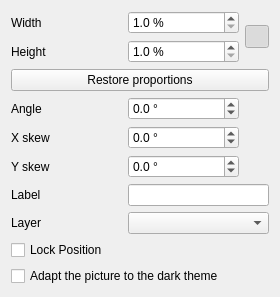
<?xml version="1.0" encoding="UTF-8"?>
<ui version="4.0">
 <class>ImagePropertiesWidget</class>
 <widget class="QWidget" name="ImagePropertiesWidget">
  <property name="geometry">
   <rect>
    <x>0</x>
    <y>0</y>
    <width>280</width>
    <height>230</height>
   </rect>
  </property>
  <property name="windowTitle">
   <string>Form</string>
  </property>
  <layout class="QGridLayout" name="gridLayout">
   <property name="sizeConstraint">
    <enum>QLayout::SetMinimumSize</enum>
   </property>
   <item row="0" column="0">
    <widget class="QLabel" name="label_width">
     <property name="text">
      <string>Width</string>
     </property>
    </widget>
   </item>
   <item row="0" column="1">
    <widget class="QDoubleSpinBox" name="m_width_sb">
     <property name="suffix">
      <string> %</string>
     </property>
     <property name="decimals">
      <number>1</number>
     </property>
     <property name="minimum">
      <double>1.000000000000000</double>
     </property>
     <property name="maximum">
      <double>1000.000000000000000</double>
     </property>
    </widget>
   </item>
   <item row="0" column="2" rowspan="2">
    <widget class="QToolButton" name="m_lock_ratio_tb">
     <property name="toolTip">
      <string>Locked: changing the width or height adjusts the other to keep proportions. Click to unlock.</string>
     </property>
     <property name="checkable">
      <bool>true</bool>
     </property>
     <property name="checked">
      <bool>true</bool>
     </property>
    </widget>
   </item>
   <item row="1" column="0">
    <widget class="QLabel" name="label_height">
     <property name="text">
      <string>Height</string>
     </property>
    </widget>
   </item>
   <item row="1" column="1">
    <widget class="QDoubleSpinBox" name="m_height_sb">
     <property name="suffix">
      <string> %</string>
     </property>
     <property name="decimals">
      <number>1</number>
     </property>
     <property name="minimum">
      <double>1.000000000000000</double>
     </property>
     <property name="maximum">
      <double>1000.000000000000000</double>
     </property>
    </widget>
   </item>
   <item row="2" column="0" colspan="3">
    <widget class="QPushButton" name="m_restore_ratio_pb">
     <property name="text">
      <string>Restore proportions</string>
     </property>
    </widget>
   </item>
   <item row="3" column="0">
    <widget class="QLabel" name="label_angle">
     <property name="text">
      <string>Angle</string>
     </property>
    </widget>
   </item>
   <item row="3" column="1">
    <widget class="QDoubleSpinBox" name="m_angle_sb">
     <property name="suffix">
      <string> °</string>
     </property>
     <property name="decimals">
      <number>1</number>
     </property>
     <property name="minimum">
      <double>-360.000000000000000</double>
     </property>
     <property name="maximum">
      <double>360.000000000000000</double>
     </property>
    </widget>
   </item>
   <item row="4" column="0">
    <widget class="QLabel" name="label_skew_x">
     <property name="text">
      <string>X skew</string>
     </property>
    </widget>
   </item>
   <item row="4" column="1">
    <widget class="QDoubleSpinBox" name="m_skew_x_sb">
     <property name="suffix">
      <string> °</string>
     </property>
     <property name="decimals">
      <number>1</number>
     </property>
     <property name="minimum">
      <double>-85.000000000000000</double>
     </property>
     <property name="maximum">
      <double>85.000000000000000</double>
     </property>
    </widget>
   </item>
   <item row="5" column="0">
    <widget class="QLabel" name="label_skew_y">
     <property name="text">
      <string>Y skew</string>
     </property>
    </widget>
   </item>
   <item row="5" column="1">
    <widget class="QDoubleSpinBox" name="m_skew_y_sb">
     <property name="suffix">
      <string> °</string>
     </property>
     <property name="decimals">
      <number>1</number>
     </property>
     <property name="minimum">
      <double>-85.000000000000000</double>
     </property>
     <property name="maximum">
      <double>85.000000000000000</double>
     </property>
    </widget>
   </item>
   <item row="6" column="0">
    <widget class="QLabel" name="label_label">
     <property name="text">
      <string>Label</string>
     </property>
    </widget>
   </item>
   <item row="6" column="1" colspan="2">
    <widget class="QLineEdit" name="m_label_le">
     <property name="toolTip">
      <string>Text displayed under the image. It follows the image when it is moved, copied or rotated.</string>
     </property>
    </widget>
   </item>
   <item row="7" column="0">
    <widget class="QLabel" name="label_layer">
     <property name="text">
      <string>Layer</string>
     </property>
    </widget>
   </item>
   <item row="7" column="1" colspan="2">
    <widget class="QComboBox" name="m_layer_cb"/>
   </item>
   <item row="8" column="0" colspan="2">
    <widget class="QCheckBox" name="m_lock_pos_cb">
     <property name="text">
      <string>Lock Position</string>
     </property>
    </widget>
   </item>
   <item row="9" column="0" colspan="3">
    <widget class="QCheckBox" name="m_adapt_to_dark_theme_cb">
     <property name="text">
      <string>Adapt the picture to the dark theme</string>
     </property>
     <property name="toolTip">
      <string>Adapts the colors for the dark display only. The original picture, exports and printouts stay unchanged.</string>
     </property>
    </widget>
   </item>
   <item row="10" column="0">
    <spacer name="verticalSpacer">
     <property name="orientation">
      <enum>Qt::Vertical</enum>
     </property>
     <property name="sizeHint" stdset="0">
      <size>
       <width>20</width>
       <height>40</height>
      </size>
     </property>
    </spacer>
   </item>
  </layout>
 </widget>
 <resources/>
 <connections/>
</ui>
